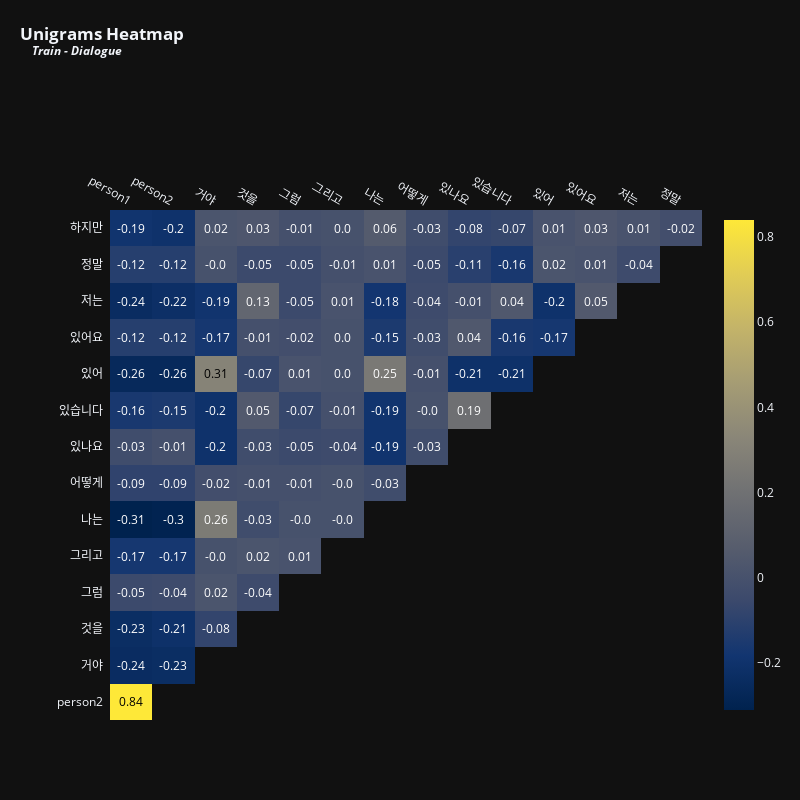

The cell this chart's notebook holds for it:
### Markdown cell above
평균적으로 대화는 약 94개의 단어로 구성됩니다. 대화당 300단어가 넘는 매우 광범위한 텍스트를 포함하는 이상치가 있습니다.

요약은 자연적으로 평균 약 20단어로 구성된 짧은 텍스트이지만 광범위한 요약이 포함된 일부 특이점도 있습니다.

또한 scikit-learn의 TfidfVectorizer를 사용하여 사용 가능한 대화 및 요약에 대한 추가 정보를 추출할 수도 있습니다. 이 함수는 우리가 max_features 매개변수를 사용하여 선택하는 코퍼스에서 상위 n개의 가장 빈번한 용어가 있는 데이터프레임을 제공합니다.

이 데이터프레임에서 각 열은 전체 코퍼스에서 n개의 가장 빈번한 용어를 나타내고, 각 행은 train과 같은 원래 데이터프레임의 항목 하나를 나타냅니다. 각 항목의 각 용어에 대해 연관된 TF-IDF 점수를 볼 수 있습니다. 이는 다른 모든 대화 또는 요약에서의 빈도와 관련하여 특정 대화 또는 요약에서 용어의 관련성을 정량화합니다.

또한 ngram_range 매개변수를 사용하여 가장 자주 사용되는 단어(unigrams), 가장 자주 사용되는 두 단어 시퀀스(bigrams) 및 가장 자주 사용되는 세 단어 시퀀스(trigrams)를 선택합니다. stop_words = 'english' 매개변수는 영어의 일반적인 불용어("and", "of" 등과 같이 전체 문맥에 크게 영향을 미치지 않는 단어)를 필터링하는 데 도움이 됩니다.

가장 자주 사용되는 용어를 측정한 후 이러한 용어 간의 상관 관계를 표시하는 히트맵을 작성하겠습니다. 이는 대화에서 두 단어가 얼마나 자주 함께 사용되는지 이해하는 데 도움이 될 수 있습니다. 예를 들어, "we"라는 단어가 있을 때 "will"이라는 단어가 얼마나 자주 발생합니까?

### Code cell
vectorizer = TfidfVectorizer(max_features = 15) # Top 15 terms
x = vectorizer.fit_transform(train['dialogue'])
df_tfidfvect = pd.DataFrame(x.toarray(), columns=vectorizer.get_feature_names_out())
plot_correlation(df_tfidfvect, 'Unigrams', 'Train - Dialogue', 800, 800, 12)

### Figure 1 — Plotly figure (JSON) as saved in the notebook; plotly's stock layout.template omitted (floating-point values rounded to 4 significant figures)
{"data": [{"colorscale": [[0, "#00224e"], [0.1111, "#123570"], [0.2222, "#3b496c"], [0.3333, "#575d6d"], [0.4444, "#707173"], [0.5556, "#8a8678"], [0.6667, "#a59c74"], [0.7778, "#c3b369"], [0.8889, "#e1cc55"], [1, "#fee838"]], "reversescale": false, "showscale": false, "type": "heatmap", "x": ["person1", "person2", "거야", "것을", "그럼", "그리고", "나는", "어떻게", "있나요", "있습니다", "있어", "있어요", "저는", "정말"], "y": ["하지만", "정말", "저는", "있어요", "있어", "있습니다", "있나요", "어떻게", "나는", "그리고", "그럼", "것을", "거야", "person2"], "z": [[-0.19, -0.2, 0.02, 0.03, -0.01, 0, 0.06, -0.03, -0.08, -0.07, 0.01, 0.03, 0.01, -0.02], [-0.12, -0.12, 0, -0.05, -0.05, -0.01, 0.01, -0.05, -0.11, -0.16, 0.02, 0.01, -0.04], [-0.24, -0.22, -0.19, 0.13, -0.05, 0.01, -0.18, -0.04, -0.01, 0.04, -0.2, 0.05], [-0.12, -0.12, -0.17, -0.01, -0.02, 0, -0.15, -0.03, 0.04, -0.16, -0.17], [-0.26, -0.26, 0.31, -0.07, 0.01, 0, 0.25, -0.01, -0.21, -0.21], [-0.16, -0.15, -0.2, 0.05, -0.07, -0.01, -0.19, 0, 0.19], [-0.03, -0.01, -0.2, -0.03, -0.05, -0.04, -0.19, -0.03], [-0.09, -0.09, -0.02, -0.01, -0.01, 0, -0.03], [-0.31, -0.3, 0.26, -0.03, 0, 0], [-0.17, -0.17, 0, 0.02, 0.01], [-0.05, -0.04, 0.02, -0.04], [-0.23, -0.21, -0.08], [-0.24, -0.23], [0.84]]}, {"colorscale": [[0, "#00224e"], [0.1111, "#123570"], [0.2222, "#3b496c"], [0.3333, "#575d6d"], [0.4444, "#707173"], [0.5556, "#8a8678"], [0.6667, "#a59c74"], [0.7778, "#c3b369"], [0.8889, "#e1cc55"], [1, "#fee838"]], "showscale": true, "type": "heatmap", "visible": true, "z": [[-0.19, -0.2, 0.02, 0.03, -0.01, 0, 0.06, -0.03, -0.08, -0.07, 0.01, 0.03, 0.01, -0.02], [-0.12, -0.12, 0, -0.05, -0.05, -0.01, 0.01, -0.05, -0.11, -0.16, 0.02, 0.01, -0.04], [-0.24, -0.22, -0.19, 0.13, -0.05, 0.01, -0.18, -0.04, -0.01, 0.04, -0.2, 0.05], [-0.12, -0.12, -0.17, -0.01, -0.02, 0, -0.15, -0.03, 0.04, -0.16, -0.17], [-0.26, -0.26, 0.31, -0.07, 0.01, 0, 0.25, -0.01, -0.21, -0.21], [-0.16, -0.15, -0.2, 0.05, -0.07, -0.01, -0.19, 0, 0.19], [-0.03, -0.01, -0.2, -0.03, -0.05, -0.04, -0.19, -0.03], [-0.09, -0.09, -0.02, -0.01, -0.01, 0, -0.03], [-0.31, -0.3, 0.26, -0.03, 0, 0], [-0.17, -0.17, 0, 0.02, 0.01], [-0.05, -0.04, 0.02, -0.04], [-0.23, -0.21, -0.08], [-0.24, -0.23], [0.84]]}], "layout": {"annotations": [{"font": {"color": "#FFFFFF", "size": 12}, "showarrow": false, "text": "-0.19", "x": "person1", "xref": "x", "y": "하지만", "yref": "y"}, {"font": {"color": "#FFFFFF", "size": 12}, "showarrow": false, "text": "-0.2", "x": "person2", "xref": "x", "y": "하지만", "yref": "y"}, {"font": {"color": "#FFFFFF", "size": 12}, "showarrow": false, "text": "0.02", "x": "거야", "xref": "x", "y": "하지만", "yref": "y"}, {"font": {"color": "#FFFFFF", "size": 12}, "showarrow": false, "text": "0.03", "x": "것을", "xref": "x", "y": "하지만", "yref": "y"}, {"font": {"color": "#FFFFFF", "size": 12}, "showarrow": false, "text": "-0.01", "x": "그럼", "xref": "x", "y": "하지만", "yref": "y"}, {"font": {"color": "#FFFFFF", "size": 12}, "showarrow": false, "text": "0.0", "x": "그리고", "xref": "x", "y": "하지만", "yref": "y"}, {"font": {"color": "#FFFFFF", "size": 12}, "showarrow": false, "text": "0.06", "x": "나는", "xref": "x", "y": "하지만", "yref": "y"}, {"font": {"color": "#FFFFFF", "size": 12}, "showarrow": false, "text": "-0.03", "x": "어떻게", "xref": "x", "y": "하지만", "yref": "y"}, {"font": {"color": "#FFFFFF", "size": 12}, "showarrow": false, "text": "-0.08", "x": "있나요", "xref": "x", "y": "하지만", "yref": "y"}, {"font": {"color": "#FFFFFF", "size": 12}, "showarrow": false, "text": "-0.07", "x": "있습니다", "xref": "x", "y": "하지만", "yref": "y"}, {"font": {"color": "#FFFFFF", "size": 12}, "showarrow": false, "text": "0.01", "x": "있어", "xref": "x", "y": "하지만", "yref": "y"}, {"font": {"color": "#FFFFFF", "size": 12}, "showarrow": false, "text": "0.03", "x": "있어요", "xref": "x", "y": "하지만", "yref": "y"}, {"font": {"color": "#FFFFFF", "size": 12}, "showarrow": false, "text": "0.01", "x": "저는", "xref": "x", "y": "하지만", "yref": "y"}, {"font": {"color": "#FFFFFF", "size": 12}, "showarrow": false, "text": "-0.02", "x": "정말", "xref": "x", "y": "하지만", "yref": "y"}, {"font": {"color": "#FFFFFF", "size": 12}, "showarrow": false, "text": "-0.12", "x": "person1", "xref": "x", "y": "정말", "yref": "y"}, {"font": {"color": "#FFFFFF", "size": 12}, "showarrow": false, "text": "-0.12", "x": "person2", "xref": "x", "y": "정말", "yref": "y"}, {"font": {"color": "#FFFFFF", "size": 12}, "showarrow": false, "text": "-0.0", "x": "거야", "xref": "x", "y": "정말", "yref": "y"}, {"font": {"color": "#FFFFFF", "size": 12}, "showarrow": false, "text": "-0.05", "x": "것을", "xref": "x", "y": "정말", "yref": "y"}, {"font": {"color": "#FFFFFF", "size": 12}, "showarrow": false, "text": "-0.05", "x": "그럼", "xref": "x", "y": "정말", "yref": "y"}, {"font": {"color": "#FFFFFF", "size": 12}, "showarrow": false, "text": "-0.01", "x": "그리고", "xref": "x", "y": "정말", "yref": "y"}, {"font": {"color": "#FFFFFF", "size": 12}, "showarrow": false, "text": "0.01", "x": "나는", "xref": "x", "y": "정말", "yref": "y"}, {"font": {"color": "#FFFFFF", "size": 12}, "showarrow": false, "text": "-0.05", "x": "어떻게", "xref": "x", "y": "정말", "yref": "y"}, {"font": {"color": "#FFFFFF", "size": 12}, "showarrow": false, "text": "-0.11", "x": "있나요", "xref": "x", "y": "정말", "yref": "y"}, {"font": {"color": "#FFFFFF", "size": 12}, "showarrow": false, "text": "-0.16", "x": "있습니다", "xref": "x", "y": "정말", "yref": "y"}, {"font": {"color": "#FFFFFF", "size": 12}, "showarrow": false, "text": "0.02", "x": "있어", "xref": "x", "y": "정말", "yref": "y"}, {"font": {"color": "#FFFFFF", "size": 12}, "showarrow": false, "text": "0.01", "x": "있어요", "xref": "x", "y": "정말", "yref": "y"}, {"font": {"color": "#FFFFFF", "size": 12}, "showarrow": false, "text": "-0.04", "x": "저는", "xref": "x", "y": "정말", "yref": "y"}, {"font": {"color": "#FFFFFF", "size": 12}, "showarrow": false, "text": "-0.24", "x": "person1", "xref": "x", "y": "저는", "yref": "y"}, {"font": {"color": "#FFFFFF", "size": 12}, "showarrow": false, "text": "-0.22", "x": "person2", "xref": "x", "y": "저는", "yref": "y"}, {"font": {"color": "#FFFFFF", "size": 12}, "showarrow": false, "text": "-0.19", "x": "거야", "xref": "x", "y": "저는", "yref": "y"}, {"font": {"color": "#FFFFFF", "size": 12}, "showarrow": false, "text": "0.13", "x": "것을", "xref": "x", "y": "저는", "yref": "y"}, {"font": {"color": "#FFFFFF", "size": 12}, "showarrow": false, "text": "-0.05", "x": "그럼", "xref": "x", "y": "저는", "yref": "y"}, {"font": {"color": "#FFFFFF", "size": 12}, "showarrow": false, "text": "0.01", "x": "그리고", "xref": "x", "y": "저는", "yref": "y"}, {"font": {"color": "#FFFFFF", "size": 12}, "showarrow": false, "text": "-0.18", "x": "나는", "xref": "x", "y": "저는", "yref": "y"}, {"font": {"color": "#FFFFFF", "size": 12}, "showarrow": false, "text": "-0.04", "x": "어떻게", "xref": "x", "y": "저는", "yref": "y"}, {"font": {"color": "#FFFFFF", "size": 12}, "showarrow": false, "text": "-0.01", "x": "있나요", "xref": "x", "y": "저는", "yref": "y"}, {"font": {"color": "#FFFFFF", "size": 12}, "showarrow": false, "text": "0.04", "x": "있습니다", "xref": "x", "y": "저는", "yref": "y"}, {"font": {"color": "#FFFFFF", "size": 12}, "showarrow": false, "text": "-0.2", "x": "있어", "xref": "x", "y": "저는", "yref": "y"}, {"font": {"color": "#FFFFFF", "size": 12}, "showarrow": false, "text": "0.05", "x": "있어요", "xref": "x", "y": "저는", "yref": "y"}, {"font": {"color": "#FFFFFF", "size": 12}, "showarrow": false, "text": "-0.12", "x": "person1", "xref": "x", "y": "있어요", "yref": "y"}, {"font": {"color": "#FFFFFF", "size": 12}, "showarrow": false, "text": "-0.12", "x": "person2", "xref": "x", "y": "있어요", "yref": "y"}, {"font": {"color": "#FFFFFF", "size": 12}, "showarrow": false, "text": "-0.17", "x": "거야", "xref": "x", "y": "있어요", "yref": "y"}, {"font": {"color": "#FFFFFF", "size": 12}, "showarrow": false, "text": "-0.01", "x": "것을", "xref": "x", "y": "있어요", "yref": "y"}, {"font": {"color": "#FFFFFF", "size": 12}, "showarrow": false, "text": "-0.02", "x": "그럼", "xref": "x", "y": "있어요", "yref": "y"}, {"font": {"color": "#FFFFFF", "size": 12}, "showarrow": false, "text": "0.0", "x": "그리고", "xref": "x", "y": "있어요", "yref": "y"}, {"font": {"color": "#FFFFFF", "size": 12}, "showarrow": false, "text": "-0.15", "x": "나는", "xref": "x", "y": "있어요", "yref": "y"}, {"font": {"color": "#FFFFFF", "size": 12}, "showarrow": false, "text": "-0.03", "x": "어떻게", "xref": "x", "y": "있어요", "yref": "y"}, {"font": {"color": "#FFFFFF", "size": 12}, "showarrow": false, "text": "0.04", "x": "있나요", "xref": "x", "y": "있어요", "yref": "y"}, {"font": {"color": "#FFFFFF", "size": 12}, "showarrow": false, "text": "-0.16", "x": "있습니다", "xref": "x", "y": "있어요", "yref": "y"}, {"font": {"color": "#FFFFFF", "size": 12}, "showarrow": false, "text": "-0.17", "x": "있어", "xref": "x", "y": "있어요", "yref": "y"}, {"font": {"color": "#FFFFFF", "size": 12}, "showarrow": false, "text": "-0.26", "x": "person1", "xref": "x", "y": "있어", "yref": "y"}, {"font": {"color": "#FFFFFF", "size": 12}, "showarrow": false, "text": "-0.26", "x": "person2", "xref": "x", "y": "있어", "yref": "y"}, {"font": {"color": "#000000", "size": 12}, "showarrow": false, "text": "0.31", "x": "거야", "xref": "x", "y": "있어", "yref": "y"}, {"font": {"color": "#FFFFFF", "size": 12}, "showarrow": false, "text": "-0.07", "x": "것을", "xref": "x", "y": "있어", "yref": "y"}, {"font": {"color": "#FFFFFF", "size": 12}, "showarrow": false, "text": "0.01", "x": "그럼", "xref": "x", "y": "있어", "yref": "y"}, {"font": {"color": "#FFFFFF", "size": 12}, "showarrow": false, "text": "0.0", "x": "그리고", "xref": "x", "y": "있어", "yref": "y"}, {"font": {"color": "#FFFFFF", "size": 12}, "showarrow": false, "text": "0.25", "x": "나는", "xref": "x", "y": "있어", "yref": "y"}, {"font": {"color": "#FFFFFF", "size": 12}, "showarrow": false, "text": "-0.01", "x": "어떻게", "xref": "x", "y": "있어", "yref": "y"}, {"font": {"color": "#FFFFFF", "size": 12}, "showarrow": false, "text": "-0.21", "x": "있나요", "xref": "x", "y": "있어", "yref": "y"}, {"font": {"color": "#FFFFFF", "size": 12}, "showarrow": false, "text": "-0.21", "x": "있습니다", "xref": "x", "y": "있어", "yref": "y"}, {"font": {"color": "#FFFFFF", "size": 12}, "showarrow": false, "text": "-0.16", "x": "person1", "xref": "x", "y": "있습니다", "yref": "y"}, {"font": {"color": "#FFFFFF", "size": 12}, "showarrow": false, "text": "-0.15", "x": "person2", "xref": "x", "y": "있습니다", "yref": "y"}, {"font": {"color": "#FFFFFF", "size": 12}, "showarrow": false, "text": "-0.2", "x": "거야", "xref": "x", "y": "있습니다", "yref": "y"}, {"font": {"color": "#FFFFFF", "size": 12}, "showarrow": false, "text": "0.05", "x": "것을", "xref": "x", "y": "있습니다", "yref": "y"}, {"font": {"color": "#FFFFFF", "size": 12}, "showarrow": false, "text": "-0.07", "x": "그럼", "xref": "x", "y": "있습니다", "yref": "y"}, {"font": {"color": "#FFFFFF", "size": 12}, "showarrow": false, "text": "-0.01", "x": "그리고", "xref": "x", "y": "있습니다", "yref": "y"}, {"font": {"color": "#FFFFFF", "size": 12}, "showarrow": false, "text": "-0.19", "x": "나는", "xref": "x", "y": "있습니다", "yref": "y"}, {"font": {"color": "#FFFFFF", "size": 12}, "showarrow": false, "text": "-0.0", "x": "어떻게", "xref": "x", "y": "있습니다", "yref": "y"}, {"font": {"color": "#FFFFFF", "size": 12}, "showarrow": false, "text": "0.19", "x": "있나요", "xref": "x", "y": "있습니다", "yref": "y"}, {"font": {"color": "#FFFFFF", "size": 12}, "showarrow": false, "text": "-0.03", "x": "person1", "xref": "x", "y": "있나요", "yref": "y"}, {"font": {"color": "#FFFFFF", "size": 12}, "showarrow": false, "text": "-0.01", "x": "person2", "xref": "x", "y": "있나요", "yref": "y"}, {"font": {"color": "#FFFFFF", "size": 12}, "showarrow": false, "text": "-0.2", "x": "거야", "xref": "x", "y": "있나요", "yref": "y"}, {"font": {"color": "#FFFFFF", "size": 12}, "showarrow": false, "text": "-0.03", "x": "것을", "xref": "x", "y": "있나요", "yref": "y"}, {"font": {"color": "#FFFFFF", "size": 12}, "showarrow": false, "text": "-0.05", "x": "그럼", "xref": "x", "y": "있나요", "yref": "y"}, {"font": {"color": "#FFFFFF", "size": 12}, "showarrow": false, "text": "-0.04", "x": "그리고", "xref": "x", "y": "있나요", "yref": "y"}, {"font": {"color": "#FFFFFF", "size": 12}, "showarrow": false, "text": "-0.19", "x": "나는", "xref": "x", "y": "있나요", "yref": "y"}, {"font": {"color": "#FFFFFF", "size": 12}, "showarrow": false, "text": "-0.03", "x": "어떻게", "xref": "x", "y": "있나요", "yref": "y"}, {"font": {"color": "#FFFFFF", "size": 12}, "showarrow": false, "text": "-0.09", "x": "person1", "xref": "x", "y": "어떻게", "yref": "y"}, {"font": {"color": "#FFFFFF", "size": 12}, "showarrow": false, "text": "-0.09", "x": "person2", "xref": "x", "y": "어떻게", "yref": "y"}, {"font": {"color": "#FFFFFF", "size": 12}, "showarrow": false, "text": "-0.02", "x": "거야", "xref": "x", "y": "어떻게", "yref": "y"}, {"font": {"color": "#FFFFFF", "size": 12}, "showarrow": false, "text": "-0.01", "x": "것을", "xref": "x", "y": "어떻게", "yref": "y"}, {"font": {"color": "#FFFFFF", "size": 12}, "showarrow": false, "text": "-0.01", "x": "그럼", "xref": "x", "y": "어떻게", "yref": "y"}, {"font": {"color": "#FFFFFF", "size": 12}, "showarrow": false, "text": "-0.0", "x": "그리고", "xref": "x", "y": "어떻게", "yref": "y"}, {"font": {"color": "#FFFFFF", "size": 12}, "showarrow": false, "text": "-0.03", "x": "나는", "xref": "x", "y": "어떻게", "yref": "y"}, {"font": {"color": "#FFFFFF", "size": 12}, "showarrow": false, "text": "-0.31", "x": "person1", "xref": "x", "y": "나는", "yref": "y"}, {"font": {"color": "#FFFFFF", "size": 12}, "showarrow": false, "text": "-0.3", "x": "person2", "xref": "x", "y": "나는", "yref": "y"}, {"font": {"color": "#FFFFFF", "size": 12}, "showarrow": false, "text": "0.26", "x": "거야", "xref": "x", "y": "나는", "yref": "y"}, {"font": {"color": "#FFFFFF", "size": 12}, "showarrow": false, "text": "-0.03", "x": "것을", "xref": "x", "y": "나는", "yref": "y"}, {"font": {"color": "#FFFFFF", "size": 12}, "showarrow": false, "text": "-0.0", "x": "그럼", "xref": "x", "y": "나는", "yref": "y"}, {"font": {"color": "#FFFFFF", "size": 12}, "showarrow": false, "text": "-0.0", "x": "그리고", "xref": "x", "y": "나는", "yref": "y"}, {"font": {"color": "#FFFFFF", "size": 12}, "showarrow": false, "text": "-0.17", "x": "person1", "xref": "x", "y": "그리고", "yref": "y"}, {"font": {"color": "#FFFFFF", "size": 12}, "showarrow": false, "text": "-0.17", "x": "person2", "xref": "x", "y": "그리고", "yref": "y"}, {"font": {"color": "#FFFFFF", "size": 12}, "showarrow": false, "text": "-0.0", "x": "거야", "xref": "x", "y": "그리고", "yref": "y"}, {"font": {"color": "#FFFFFF", "size": 12}, "showarrow": false, "text": "0.02", "x": "것을", "xref": "x", "y": "그리고", "yref": "y"}, {"font": {"color": "#FFFFFF", "size": 12}, "showarrow": false, "text": "0.01", "x": "그럼", "xref": "x", "y": "그리고", "yref": "y"}, {"font": {"color": "#FFFFFF", "size": 12}, "showarrow": false, "text": "-0.05", "x": "person1", "xref": "x", "y": "그럼", "yref": "y"}, {"font": {"color": "#FFFFFF", "size": 12}, "showarrow": false, "text": "-0.04", "x": "person2", "xref": "x", "y": "그럼", "yref": "y"}, {"font": {"color": "#FFFFFF", "size": 12}, "showarrow": false, "text": "0.02", "x": "거야", "xref": "x", "y": "그럼", "yref": "y"}, {"font": {"color": "#FFFFFF", "size": 12}, "showarrow": false, "text": "-0.04", "x": "것을", "xref": "x", "y": "그럼", "yref": "y"}, {"font": {"color": "#FFFFFF", "size": 12}, "showarrow": false, "text": "-0.23", "x": "person1", "xref": "x", "y": "것을", "yref": "y"}, {"font": {"color": "#FFFFFF", "size": 12}, "showarrow": false, "text": "-0.21", "x": "person2", "xref": "x", "y": "것을", "yref": "y"}, {"font": {"color": "#FFFFFF", "size": 12}, "showarrow": false, "text": "-0.08", "x": "거야", "xref": "x", "y": "것을", "yref": "y"}, {"font": {"color": "#FFFFFF", "size": 12}, "showarrow": false, "text": "-0.24", "x": "person1", "xref": "x", "y": "거야", "yref": "y"}, {"font": {"color": "#FFFFFF", "size": 12}, "showarrow": false, "text": "-0.23", "x": "person2", "xref": "x", "y": "거야", "yref": "y"}, {"font": {"color": "#000000", "size": 12}, "showarrow": false, "text": "0.84", "x": "person1", "xref": "x", "y": "person2", "yref": "y"}], "height": 800, "margin": {"l": 110, "t": 210}, "title": {"text": "<b>Unigrams Heatmap<br><sup>&nbsp;&nbsp;&nbsp;&nbsp;<i>Train - Dialogue</i></sup></b>", "x": 0.025, "xanchor": "left", "y": 0.95}, "width": 800, "xaxis": {"dtick": 1, "gridcolor": "rgb(0, 0, 0)", "showgrid": false, "side": "top", "ticks": ""}, "yaxis": {"autorange": "reversed", "dtick": 1, "showgrid": false, "ticks": "", "ticksuffix": "  "}}}
